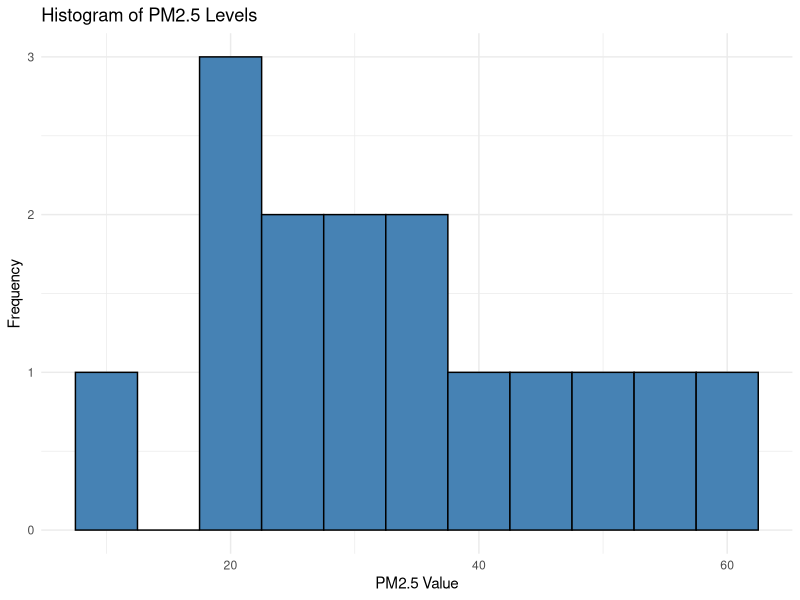
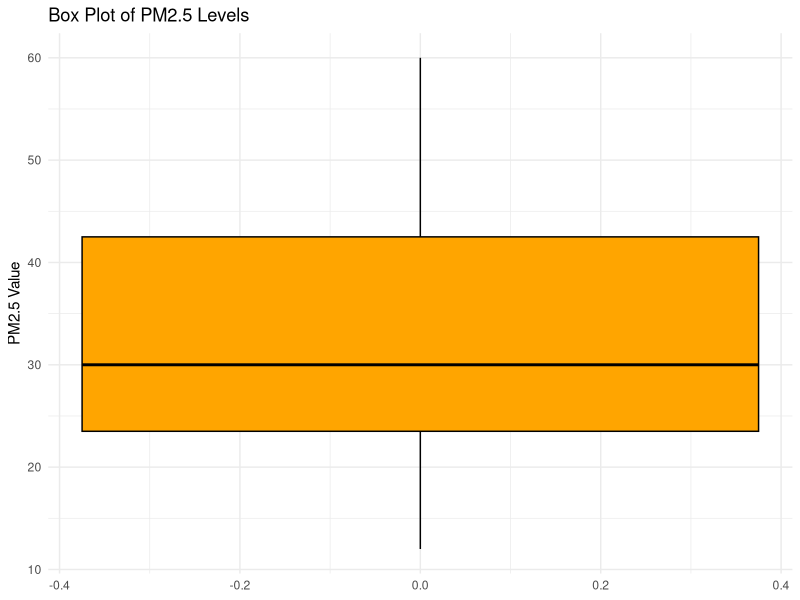

Source code (R) for these figures, in order:
# -----------------------------------------
# Clear workspace
# -----------------------------------------
rm(list = ls())

# -----------------------------------------
# Load ggplot2 (THIS IS MANDATORY)
# -----------------------------------------
library(ggplot2)

# -----------------------------------------
# Create sample dataset
# -----------------------------------------
data <- data.frame(
  PM25 = c(12, 18, 25, 30, 35, 40, 28, 22, 19, 45, 50, 55, 60, 33, 27)
)

# -----------------------------------------
# HISTOGRAM
# -----------------------------------------
ggplot(data, aes(x = PM25)) +
  geom_histogram(
    binwidth = 5,
    fill = "steelblue",
    color = "black"
  ) +
  labs(
    title = "Histogram of PM2.5 Levels",
    x = "PM2.5 Value",
    y = "Frequency"
  ) +
  theme_minimal()

# -----------------------------------------
# BOX PLOT
# -----------------------------------------
ggplot(data, aes(y = PM25)) +
  geom_boxplot(
    fill = "orange",
    color = "black"
  ) +
  labs(
    title = "Box Plot of PM2.5 Levels",
    y = "PM2.5 Value"
  ) +
  theme_minimal()
